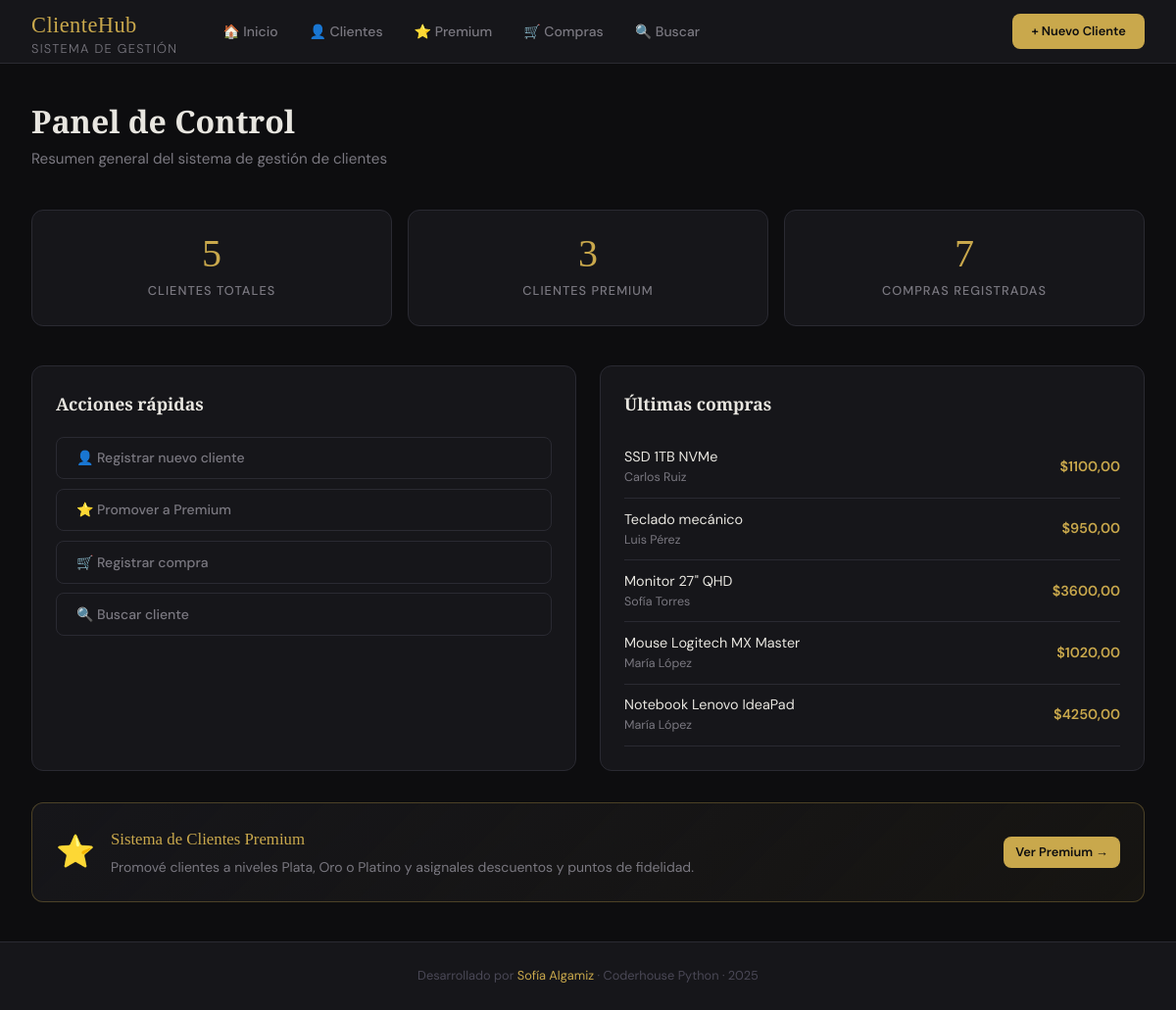
The page / on the database its author committed.
### tienda/models.py (models this page shows, shortened)
class Compra(models.Model):
    cliente = models.ForeignKey(Cliente, on_delete=models.CASCADE)
    producto = models.CharField(max_length=150)
    precio = models.DecimalField(max_digits=10, decimal_places=2)
    fecha = models.DateTimeField(default=timezone.now)
    descripcion = models.TextField(blank=True)
    class Meta:
        ordering = ['-fecha']
        verbose_name = "Compra"
        verbose_name_plural = "Compras"

class Cliente(models.Model):
    nombre = models.CharField(max_length=100)
    email = models.EmailField(unique=True)
    direccion = models.CharField(max_length=200)
    telefono = models.CharField(max_length=20)
    saldo = models.DecimalField(max_digits=10, decimal_places=2, default=0.00)
    fecha_registro = models.DateTimeField(default=timezone.now)
    class Meta:
        ordering = ['-fecha_registro']
        verbose_name = "Cliente"
        verbose_name_plural = "Clientes"

### tienda/views.py (the view)
# urls.py: path('', views.home, name='home'),
def home(request):
    total_clientes = Cliente.objects.count()
    total_premium = ClientePremium.objects.count()
    total_compras = Compra.objects.count()
    ultimas_compras = Compra.objects.select_related('cliente').all()[:5]
    context = {
        'total_clientes': total_clientes,
        'total_premium': total_premium,
        'total_compras': total_compras,
        'ultimas_compras': ultimas_compras,
    }
    return render(request, 'tienda/home.html', context)

### tienda/templates/tienda/home.html (shortened to what this page needs)
{% extends 'tienda/base.html' %}
{% block content %}
<div class="page-header">
  <div>
    <h1>Panel de Control</h1>
    <p>Resumen general del sistema de gestión de clientes</p>
  </div>
</div>
<div class="stats-grid">
  <div class="stat-card">
    <div class="stat-number">{{ total_clientes }}</div>
    <div class="stat-label">Clientes Totales</div>
  </div>
  <div class="stat-card">
    <div class="stat-number">{{ total_premium }}</div>
    <div class="stat-label">Clientes Premium</div>
  </div>
  <div class="stat-card">
    <div class="stat-number">{{ total_compras }}</div>
    <div class="stat-label">Compras Registradas</div>
  </div>
</div>
<div style="display:grid; grid-template-columns: 1fr 1fr; gap:1.5rem; margin-bottom:2rem;">
  <div class="card">
    <h2 style="font-family:'Playfair Display',serif; font-size:1.1rem; margin-bottom:1.25rem; color:var(--text);">
      Acciones rápidas
    </h2>
    <div style="display:flex; flex-direction:column; gap:0.6rem;">
      <a href="{% url 'nuevo_cliente' %}" class="btn btn-ghost" style="justify-content:flex-start;">
        👤 Registrar nuevo cliente
      </a>
      <a href="{% url 'nuevo_premium' %}" class="btn btn-ghost" style="justify-content:flex-start;">
        ⭐ Promover a Premium
      </a>
      <a href="{% url 'nueva_compra' %}" class="btn btn-ghost" style="justify-content:flex-start;">
        🛒 Registrar compra
      </a>
      <a href="{% url 'buscar_cliente' %}" class="btn btn-ghost" style="justify-content:flex-start;">
        🔍 Buscar cliente
      </a>
    </div>
  </div>
  <div class="card">
    <h2 style="font-family:'Playfair Display',serif; font-size:1.1rem; margin-bottom:1.25rem; color:var(--text);">
      Últimas compras
    </h2>
    {% if ultimas_compras %}
      {% for compra in ultimas_compras %}
        <div style="display:flex; justify-content:space-between; align-items:center; padding:0.6rem 0; border-bottom:1px solid var(--border);">
          <div>
            <div style="font-size:0.9rem; color:var(--text);">{{ compra.producto }}</div>
            <div style="font-size:0.78rem; color:var(--text-muted);">{{ compra.cliente.nombre }}</div>
          </div>
          <div style="color:var(--gold); font-weight:600; font-size:0.9rem;">${{ compra.precio }}</div>
        </div>
      {% endfor %}
    {% else %}
      <p style="color:var(--text-dim); font-size:0.875rem;">Aún no hay compras registradas.</p>
    {% endif %}
  </div>
</div>
<div class="card card-gold">
  <div style="display:flex; align-items:center; gap:1rem;">
    <div style="font-size:2rem;">⭐</div>
    <div>
      <div style="font-family:'Playfair Display',serif; font-size:1.05rem; color:var(--gold); margin-bottom:0.2rem;">
        Sistema de Clientes Premium
      </div>
      <div style="color:var(--text-muted); font-size:0.875rem;">
        Promové clientes a niveles Plata, Oro o Platino y asignales descuentos y puntos de fidelidad.
      </div>
    </div>
    <a href="{% url 'lista_premium' %}" class="btn btn-primary btn-sm" style="margin-left:auto;">Ver Premium →</a>
  </div>
</div>
{% endblock %}

### tienda/templates/tienda/base.html (shortened to what this page needs)
<!DOCTYPE html>
<html lang="es">
<head>
</head>
<body>
<nav>
  <div class="nav-inner">
    <a href="{% url 'home' %}" class="nav-brand">
      ClienteHub
      <span>Sistema de Gestión</span>
    </a>
    <ul class="nav-links">
      <li><a href="{% url 'home' %}">🏠 Inicio</a></li>
      <li><a href="{% url 'lista_clientes' %}">👤 Clientes</a></li>
      <li><a href="{% url 'lista_premium' %}">⭐ Premium</a></li>
      <li><a href="{% url 'lista_compras' %}">🛒 Compras</a></li>
      <li><a href="{% url 'buscar_cliente' %}">🔍 Buscar</a></li>
    </ul>
    <a href="{% url 'nuevo_cliente' %}" class="btn btn-primary btn-sm nav-cta">+ Nuevo Cliente</a>
  </div>
</nav>
<main>
  {% block content %}{% endblock %}
</main>
<footer>
  Desarrollado por <span>Sofía Algamiz</span> · Coderhouse Python · 2025
</footer>
</body>
</html>

### tienda/templates/tienda/base.html (style rules this page uses)
:root { --bg: #0d0d0f; --surface: #16161a; --surface2: #1e1e24; --border: #2a2a32; --gold: #c9a84c; --gold-light: #e8c97a; --gold-dim: rgba(201,168,76,0.15); --text: #e8e6e0; --text-muted: #7a7880; --text-dim: #4a4856; --success: #4caf82; --warning: #e8a94c; --danger: #e85c4c; --info: #4c8ce8; --radius: 12px; --radius-sm: 8px; }
*, *::before, *::after { box-sizing: border-box; margin: 0; padding: 0; }
html { scroll-behavior: smooth; }
body { font-family: 'DM Sans', sans-serif; background: var(--bg); color: var(--text); min-height: 100vh; display: flex; flex-direction: column; line-height: 1.6; }
nav { background: var(--surface); border-bottom: 1px solid var(--border); position: sticky; top: 0; z-index: 100; backdrop-filter: blur(10px); }
.nav-inner { max-width: 1200px; margin: 0 auto; padding: 0 2rem; display: flex; align-items: center; gap: 2rem; height: 64px; }
.nav-brand { font-family: 'Playfair Display', serif; font-size: 1.4rem; color: var(--gold); text-decoration: none; letter-spacing: 0.02em; white-space: nowrap; }
.nav-brand span { color: var(--text-muted); font-size: 0.8rem; font-family: 'DM Sans', sans-serif; font-weight: 300; display: block; line-height: 1; letter-spacing: 0.1em; text-transform: uppercase; }
.nav-links { display: flex; gap: 0.25rem; list-style: none; flex: 1; }
.nav-links a { color: var(--text-muted); text-decoration: none; font-size: 0.875rem; font-weight: 500; padding: 0.5rem 0.875rem; border-radius: var(--radius-sm); transition: all 0.2s; display: flex; align-items: center; gap: 0.4rem; }
.nav-cta { background: var(--gold) !important; color: var(--bg) !important; font-weight: 600 !important; padding: 0.5rem 1.2rem !important; }
main { flex: 1; max-width: 1200px; margin: 0 auto; padding: 2.5rem 2rem; width: 100%; }
.page-header { margin-bottom: 2.5rem; display: flex; align-items: flex-start; justify-content: space-between; gap: 1rem; }
.page-header h1 { font-family: 'Playfair Display', serif; font-size: 2rem; font-weight: 700; color: var(--text); line-height: 1.2; }
.page-header p { color: var(--text-muted); margin-top: 0.4rem; font-size: 0.95rem; }
.card { background: var(--surface); border: 1px solid var(--border); border-radius: var(--radius); padding: 1.5rem; transition: border-color 0.2s; }
.card-gold { border-color: rgba(201,168,76,0.3); background: linear-gradient(135deg, var(--surface) 0%, rgba(201,168,76,0.05) 100%); }
.stats-grid { display: grid; grid-template-columns: repeat(auto-fit, minmax(180px, 1fr)); gap: 1rem; margin-bottom: 2.5rem; }
.stat-card { background: var(--surface); border: 1px solid var(--border); border-radius: var(--radius); padding: 1.5rem; text-align: center; transition: transform 0.2s, border-color 0.2s; }
.stat-number { font-family: 'Playfair Display', serif; font-size: 2.5rem; color: var(--gold); line-height: 1; margin-bottom: 0.5rem; }
.stat-label { color: var(--text-muted); font-size: 0.8rem; text-transform: uppercase; letter-spacing: 0.08em; font-weight: 500; }
.btn { display: inline-flex; align-items: center; gap: 0.4rem; padding: 0.6rem 1.25rem; border-radius: var(--radius-sm); font-family: 'DM Sans', sans-serif; font-size: 0.875rem; font-weight: 500; cursor: pointer; text-decoration: none; border: none; transition: all 0.2s; white-space: nowrap; }
.btn-primary { background: var(--gold); color: var(--bg); font-weight: 600; }
.btn-ghost { background: transparent; color: var(--text-muted); border: 1px solid var(--border); }
.btn-sm { padding: 0.35rem 0.75rem; font-size: 0.8rem; }
footer { background: var(--surface); border-top: 1px solid var(--border); padding: 1.5rem 2rem; text-align: center; color: var(--text-dim); font-size: 0.8rem; }
footer span { color: var(--gold); }

### rows shown on the page
Compra: producto "SSD 1TB NVMe", cliente.nombre "Carlos Ruiz", precio "1100,00"
Compra: producto "Teclado mecánico", cliente.nombre "Luis Pérez", precio "950,00"
Compra: producto "Monitor 27\" QHD", cliente.nombre "Sofía Torres", precio "3600,00"
Compra: producto "Mouse Logitech MX Master", cliente.nombre "María López", precio "1020,00"
Compra: producto "Notebook Lenovo IdeaPad", cliente.nombre "María López", precio "4250,00"

### other values the page prints
{{ total_clientes }} "5"
{{ total_premium }} "3"
{{ total_compras }} "7"
